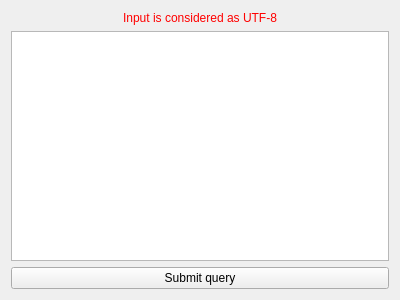
<?xml version="1.0" encoding="UTF-8"?>
<ui version="4.0">
<comment>
  * Released as open source by Gabriel Caudrelier
  *
  * Developed by Gabriel Caudrelier, gabriel dot caudrelier at gmail dot com
  *
  * https://github.com/metrodango/pip3line
  *
  * Released under BSD 3-Clause see LICENSE for more information
</comment>
 <class>XmlQueryWidget</class>
 <widget class="QWidget" name="XmlQueryWidget">
  <property name="geometry">
   <rect>
    <x>0</x>
    <y>0</y>
    <width>400</width>
    <height>300</height>
   </rect>
  </property>
  <property name="windowTitle">
   <string>Form</string>
  </property>
  <layout class="QVBoxLayout" name="verticalLayout">
   <item>
    <widget class="QLabel" name="label">
     <property name="styleSheet">
      <string notr="true">color: rgb(255, 0, 0);</string>
     </property>
     <property name="text">
      <string>Input is considered as UTF-8</string>
     </property>
     <property name="alignment">
      <set>Qt::AlignCenter</set>
     </property>
    </widget>
   </item>
   <item>
    <widget class="QPlainTextEdit" name="queryPlainTextEdit"/>
   </item>
   <item>
    <widget class="QPushButton" name="submitPushButton">
     <property name="text">
      <string>Submit query</string>
     </property>
    </widget>
   </item>
  </layout>
 </widget>
 <resources/>
 <connections/>
</ui>
